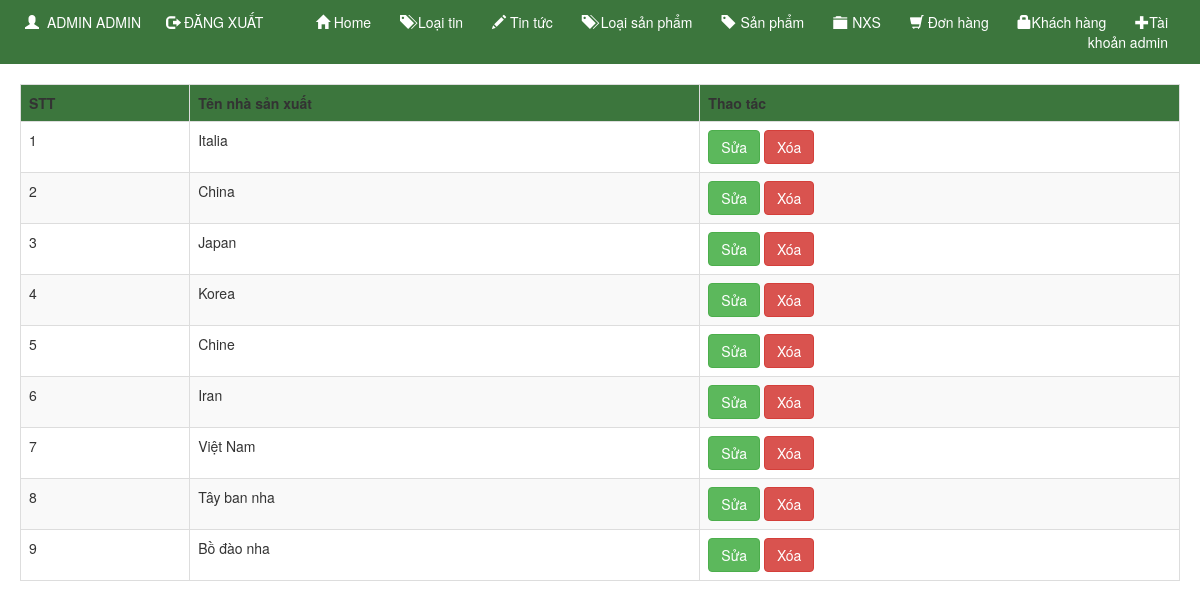
/admin/Index.php?page=quanlynhasanxuat (signed in), run on the app's committed database.
### tables this page shows
CREATE TABLE `tbl_producer` (
  `IdProducer` int(156) NOT NULL,
  `NameProducer` varchar(500) NOT NULL
);

### admin/View/quanlynhasanxuat.php (the view)
<?php
	$sql = "SELECT* FROM tbl_producer";
	$query = mysqli_query($conn, $sql);
?>
	<table class="table table-striped table-hover table-bordered">
		<tr>
			<td style="font-weight: bold; background: #3c763d;">STT</td>
			<td style="font-weight: bold; background: #3c763d;">Tên nhà sản xuất</td>
			<td style="font-weight: bold; background: #3c763d;">Thao tác</td>
		</tr>
		<?php
		while ($row = mysqli_fetch_array($query)) {
			?>
		<tr>
			<td><?php echo($row["IdProducer"]) ?></td>
			<td><?php echo($row["NameProducer"]) ?></td>
			<td><a class="btn btn-success" href="Index.php?page=suanhasanxuat&&mansx=<?php echo $row["IdProducer"] ?>">Sửa</a>  <a class="btn btn-danger" href="View/xoanhasanxuat.php?mansx=<?php echo $row["IdProducer"] ?>">Xóa</a></td>
		</tr>
		<?php
	}
	?>
</table>

### data on the page
tbl_producer: IdProducer "1", NameProducer "Italia"
tbl_producer: IdProducer "2", NameProducer "China"
tbl_producer: IdProducer "3", NameProducer "Japan"
tbl_producer: IdProducer "4", NameProducer "Korea"
tbl_producer: IdProducer "5", NameProducer "Chine"
tbl_producer: IdProducer "6", NameProducer "Iran"
tbl_producer: IdProducer "7", NameProducer "Việt Nam"
tbl_producer: IdProducer "8", NameProducer "Tây ban nha"
tbl_producer: IdProducer "9", NameProducer "Bồ đào nha"

### other printed values
$_SESSION['admin'] "ADMIN"
